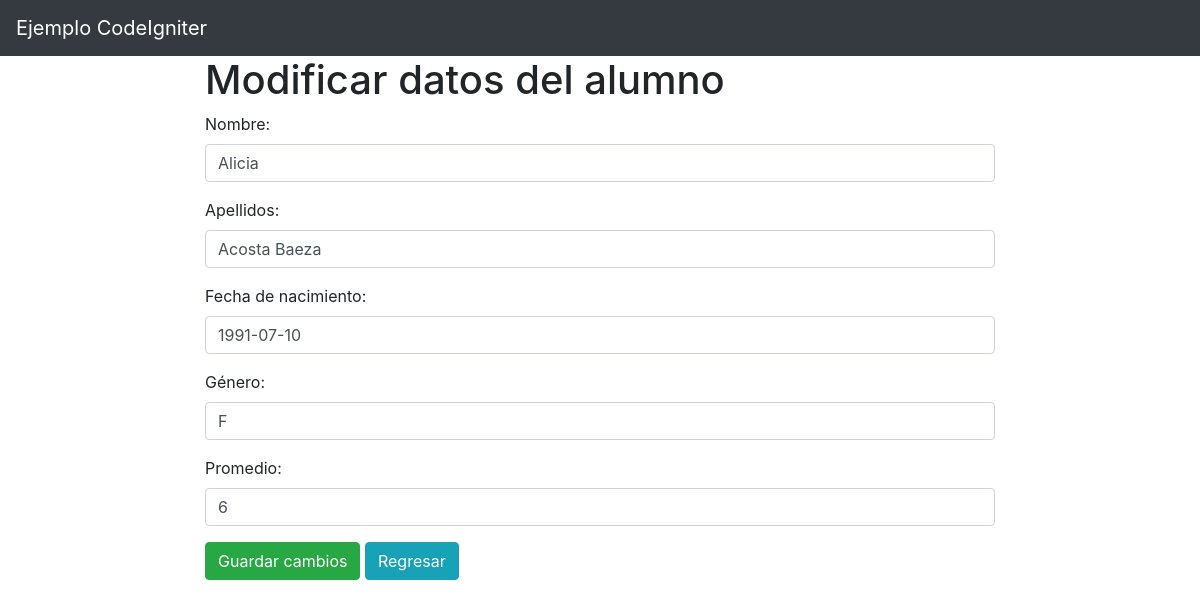
Page /index.php/cinicio/alumnoModificar/5 on the committed database.
### tables this page shows
CREATE TABLE IF NOT EXISTS `alumnos` (
  `id` int(11) NOT NULL AUTO_INCREMENT,
  `nombre` varchar(35) NOT NULL,
  `apellidos` varchar(35) DEFAULT NULL,
  `nacimiento` date DEFAULT NULL,
  `promedio` tinyint(4) DEFAULT NULL,
  `sexo` char(1) DEFAULT NULL,
  PRIMARY KEY (`id`),
  UNIQUE KEY `idx_nombreApellidoFecha` (`nombre`,`apellidos`,`nacimiento`),
  KEY `nombre` (`nombre`(10),`apellidos`(20))
);

### application/controllers/Cinicio.php (called while the page is built, shortened)
<?php
class Cinicio extends CI_Controller {
	public function __construct()
	{
		$this->load->library("form_validation");
	}
	public function alumnoModificar($id)
	{
		$this->load->model("Minicio");
		$alumno = $this->Minicio->getAlumnoId($id);
		$data["alumno"] = $alumno->result();
		$this->load->view("encabezado",array("titulo"=>"Modificar alumno"));
		$this->load->view("alumnoModificar",$data);
		$this->load->view("piepagina");
	}
}

### index.php (called while the page is built, shortened)
<?php
require_once BASEPATH.'core/CodeIgniter.php';

### application/models/Minicio.php (called while the page is built, shortened)
<?php
class Minicio extends CI_Model
{
	function getAlumnoId($id){
		$data["id"] = $id;
		return $this->db->get_where("alumnos",$data);
	}
}
?>

### application/views/alumnoModificar.php (the view, shortened to what this page needs)
<h1>Modificar datos del alumno</h1>
  <form action="<?php echo site_url("cinicio/alumnoActualizar"); ?>" method="post">
    <div class="form-group text-left">
      <label for="nombre">Nombre:</label>
      <input type="text" name="nombre" class="form-control"
      value="<?php echo $alumno[0]->nombre; ?>"
      >
    </div>
    <div class="form-group text-left">
      <label for="apellidos">Apellidos:</label>
      <input type="text" name="apellidos" class="form-control"
      value="<?php echo $alumno[0]->apellidos; ?>"
      >
    </div>
    <div class="form-group text-left">
      <label for="nacimiento">Fecha de nacimiento:</label>
      <input type="text" name="nacimiento" class="form-control"
      value="<?php echo $alumno[0]->nacimiento; ?>"
      >
    </div>
    <div class="form-group text-left">
      <label for="sexo">Género:</label>
      <input type="text" name="sexo" class="form-control"
      value="<?php echo $alumno[0]->sexo; ?>"
      >
    </div>
    <div class="form-group text-left">
      <label for="promedio">Promedio:</label>
      <input type="text" name="promedio" class="form-control"
      value="<?php echo $alumno[0]->promedio; ?>"
      >
    </div>
    <input type="submit" class="btn btn-success" value="Guardar cambios">
    <a href="<?php echo site_url('cinicio/alumnos'); ?>" class="btn btn-info">Regresar</a>
  </form>

### rows in the picture
alumnos: nombre "Alicia", apellidos "Acosta Baeza", nacimiento "1991-07-10", sexo "F", promedio "6"
